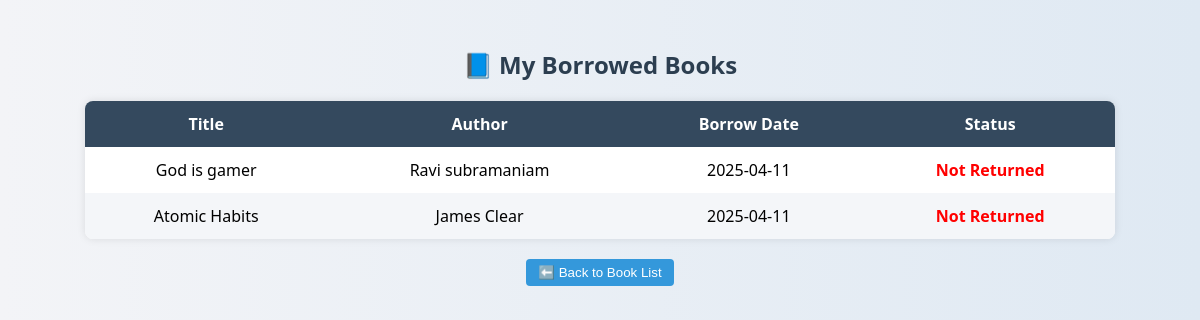
The app's page /user/borrowed with its own data.
### tables this page shows
CREATE TABLE borrowed_books (
        borrow_id INTEGER PRIMARY KEY AUTOINCREMENT,
        user_id INTEGER NOT NULL,
        book_id INTEGER NOT NULL,
        borrow_date TEXT NOT NULL,
        return_date TEXT,
        FOREIGN KEY(user_id) REFERENCES user(user_id),
        FOREIGN KEY(book_id) REFERENCES books(book_id)
    );

CREATE TABLE books(book_id integer primary key autoincrement,
    book_title text not null,
    author text not null,
    price float not null,
    stock integer not null);

### app.py (the view)
@app.route("/user/borrowed")
def view_borrowed_books():
    user_id = 1  # Hardcoded for now
    conn = sqlite3.connect("library.db")
    cursor = conn.cursor()
    cursor.execute("""
        SELECT b.book_title, b.author, bb.borrow_date, bb.return_date
        FROM borrowed_books bb
        JOIN books b ON bb.book_id = b.book_id
        WHERE bb.user_id = ?
    """, (user_id,))
    borrowed = cursor.fetchall()
    conn.close()
    return render_template("borrowed_books.html", borrowed=borrowed)

### templates/borrowed_books.html (shortened to what this page needs)
<!DOCTYPE html>
<html>
<head>
</head>
<body>
    <h2>📘 My Borrowed Books</h2>
    <table>
        <thead>
            <tr>
                <th>Title</th>
                <th>Author</th>
                <th>Borrow Date</th>
                <th>Status</th>
            </tr>
        </thead>
        <tbody>
            {% for book in borrowed %}
            <tr>
                <td>{{ book[0] }}</td>
                <td>{{ book[1] }}</td>
                <td>{{ book[2] }}</td>
                <td>
                    {% if book[3] %}
                        <span class="returned">Returned</span>
                    {% else %}
                        <span class="not-returned">Not Returned</span>
                    {% endif %}
                </td>
            </tr>
            {% endfor %}
        </tbody>
    </table>
    <div class="back-btn">
        <a href="{{ url_for('user_home') }}">
            <button class="btn-borrow">⬅️ Back to Book List</button>
        </a>
    </div>
</body>
</html>

### templates/borrowed_books.html (style rules this page uses)
body { font-family: 'Segoe UI', Tahoma, Geneva, Verdana, sans-serif; background: linear-gradient(to right, #f3f4f7, #dfe9f3); padding: 20px; }
h2 { color: #2c3e50; text-align: center; }
table { border-collapse: collapse; width: 90%; margin: 20px auto; background-color: #fff; box-shadow: 0 0 8px rgba(0,0,0,0.1); border-radius: 8px; overflow: hidden; }
th, td { padding: 12px 15px; text-align: center; }
th { background-color: #34495e; color: white; }
tr:nth-child(even) { background-color: #f4f6f9; }
.not-returned { color: red; font-weight: bold; }
.back-btn { display: block; text-align: center; margin: 20px; }
.btn-borrow { padding: 6px 12px; border: none; background-color: #3498db; color: white; border-radius: 4px; cursor: pointer; transition: background-color 0.3s ease; }

### records on screen
borrowed_books: book_title "God is gamer", author "Ravi subramaniam", borrow_date "2025-04-11"
borrowed_books: book_title "Atomic Habits", author "James Clear", borrow_date "2025-04-11"
